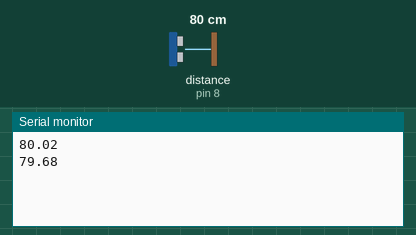
The sketch below on a simulated Arduino Uno, built with avr-gcc and run on an emulated ATmega328P. Shown: the last lines printed to the serial monitor. Wiring (inferred from the names in the program): ultrasonic range finder: trigger pin 7; echo pin 8. The inputs (shaded band) are chosen by the test bench; at power-on: distance to the obstacle (sensor on pin 8) 80 cm. The echo pulse lasts 58.3 µs per cm.

Above: at 1.8 s.
1.9 s: distance to the obstacle (sensor on pin 8) set to 2 cm
At 2.6 s:
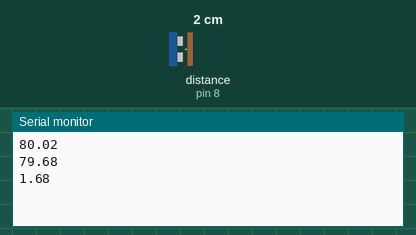
3.4 s: distance to the obstacle (sensor on pin 8) set to 4 cm
At 4.8 s:
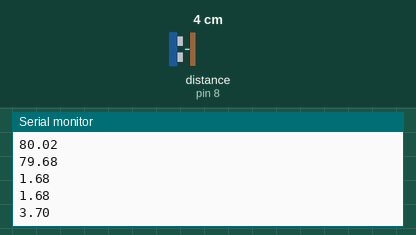
Timing chart, 0 to 6.4 s (numbered marks = the images above; inputs shaded):
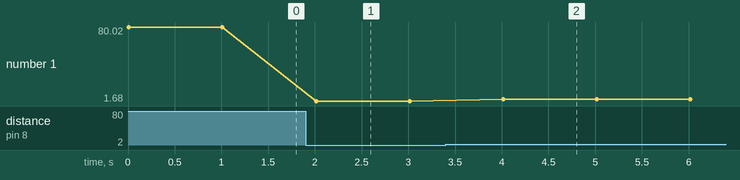

Measured:
- after the input at 1.9 s, the serial monitor: prints a new line after 0.11 s (image 1)
- after the input at 3.4 s, the serial monitor: prints a new line after 0.61 s (image 2)
- plotted number 1: 79.68 → 1.68 after the input at 1.9 s, 1.68 → 3.7 after the input at 3.4 s

The sketch:

Sensor_HC-SR04.ino
```cpp
long tiempo;
int disparador = 7;   // triger
int entrada = 8;      // echo
float distancia;

void setup()
{
  pinMode(disparador, OUTPUT);
  pinMode(entrada, INPUT);

  Serial.begin(9600);
}


void loop()
{
  digitalWrite(disparador, HIGH);
  delayMicroseconds(10);
  digitalWrite(disparador, LOW);
  tiempo = (pulseIn(entrada, HIGH)/2);
  distancia = float(tiempo * 0.0343);
  Serial.println(distancia);
  delay(1000);
}
```
